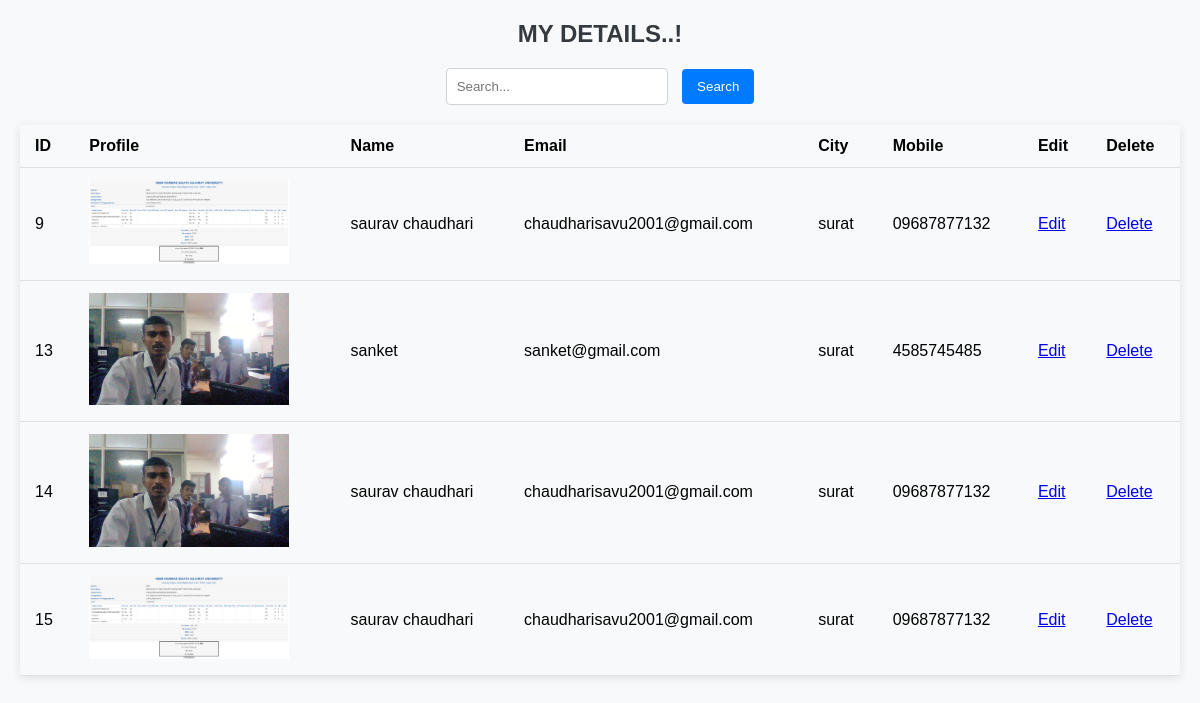
The app's page /readdata/ with its own data.
### crud/models.py (models this page shows)
class My_Details(models.Model):
    name = models.CharField(max_length=255)
    email = models.CharField(max_length=255)
    city = models.CharField(max_length=255)
    number = models.CharField(max_length=100)
    image = models.ImageField(upload_to='images/', null=True, blank=True)

### crud/views.py (the view)
# urls.py: path('readdata/',My_read_view,name='My_read_view'),
def My_read_view(request):
    query = request.GET.get('search')
    if query:
        mydata = My_Details.objects.filter(name__icontains=query)
    else:
        mydata = My_Details.objects.all()
    context = {
        'mydata' : mydata
    }
    return render(request,'read.html',context)

### crud/templates/read.html (shortened to what this page needs)
<!DOCTYPE html>
<html lang="en">
<head>
</head>
<body>
    <h2>MY DETAILS..!</h2>
    <div class="search-bar">
        <form  action="">
            <input type="text" name="search" placeholder="Search..." required>
            <input type="submit" value="Search">
        </form>
    </div>
    <table>
        <thead>
            <tr>
                <th>ID</th>
                <th>Profile</th>
                <th>Name</th>
                <th>Email</th>
                <th>City</th>
                <th>Mobile</th>
                <th>Edit</th>
                <th>Delete</th>
            </tr>
        </thead>
        <tbody>
            {% if mydata %}
            {% for value in mydata %}
            <tr>
                <td>{{ value.id }}</td>
                <td><img src="{{ value.image.url }}" alt="Profile image of {{ value.name }}"></td>
                <td>{{ value.name }}</td>
                <td>{{ value.email }}</td>
                <td>{{ value.city }}</td>
                <td>{{ value.number }}</td>
                <td>
                   <a href="{% url 'edit_get_data' pk=value.id %}">Edit</a>
                </td>
                <td>
                    <a href="{% url 'delete_view' pk=value.id %}">Delete</a>
                </td>
            </tr>
            {% endfor %}
            {% else %}
            <tr>
                <td colspan="8" class="no-records">No records found.</td>
            </tr>
            {% endif %}
        </tbody>
    </table>
</body>
</html>

### crud/templates/read.html (style rules this page uses)
body { font-family: Arial, sans-serif; background-color: #f8f9fa; margin: 20px; }
h2 { text-align: center; color: #343a40; }
.search-bar { text-align: center; margin-bottom: 20px; }
.search-bar input[type="text"] { padding: 10px; width: 200px; border: 1px solid #ced4da; border-radius: 4px; }
.search-bar input[type="submit"] { padding: 10px 15px; background-color: #007bff; border: none; color: white; border-radius: 4px; cursor: pointer; margin-left: 10px; }
table { width: 100%; border-collapse: collapse; margin-top: 20px; box-shadow: 0 2px 10px rgba(0, 0, 0, 0.1); }
th, td { padding: 12px 15px; text-align: left; border-bottom: 1px solid #dee2e6; }
img { width: 200px; height: auto; }

### records on screen
My_Details: id "9", image (picture), name "saurav chaudhari", email "chaudharisavu2001@gmail.com", city "surat", number "09687877132"
My_Details: id "13", image (picture), name "sanket", email "sanket@gmail.com", city "surat", number "4585745485"
My_Details: id "14", image (picture), name "saurav chaudhari", email "chaudharisavu2001@gmail.com", city "surat", number "09687877132"
My_Details: id "15", image (picture), name "saurav chaudhari", email "chaudharisavu2001@gmail.com", city "surat", number "09687877132"
